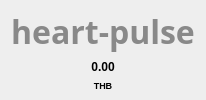
                        <widget class="QFrame" name="healthcarelimitframe">
                         <property name="sizePolicy">
                          <sizepolicy hsizetype="Fixed" vsizetype="Fixed">
                           <horstretch>0</horstretch>
                           <verstretch>0</verstretch>
                          </sizepolicy>
                         </property>
                         <property name="minimumSize">
                          <size>
                           <width>79</width>
                           <height>81</height>
                          </size>
                         </property>
                         <property name="layoutDirection">
                          <enum>Qt::LeftToRight</enum>
                         </property>
                         <property name="styleSheet">
                          <string notr="true">QFrame {

	background-color: rgb(238, 238, 238);
	border-radius: 5px;
}

QLabel {
	
	
	background-color: rgba(255, 255, 255, 0);
}</string>
                         </property>
                         <property name="frameShape">
                          <enum>QFrame::StyledPanel</enum>
                         </property>
                         <property name="frameShadow">
                          <enum>QFrame::Raised</enum>
                         </property>
                         <layout class="QVBoxLayout" name="verticalLayout_23">
                          <property name="topMargin">
                           <number>9</number>
                          </property>
                          <property name="bottomMargin">
                           <number>9</number>
                          </property>
                          <item>
                           <widget class="QLabel" name="healthcarelimiticon">
                            <property name="font">
                             <font>
                              <family>Font Awesome 6 Free</family>
                              <pointsize>24</pointsize>
                              <bold>true</bold>
                             </font>
                            </property>
                            <property name="styleSheet">
                             <string notr="true">color: rgb(137, 137, 137);</string>
                            </property>
                            <property name="text">
                             <string>heart-pulse</string>
                            </property>
                            <property name="alignment">
                             <set>Qt::AlignCenter</set>
                            </property>
                           </widget>
                          </item>
                          <item>
                           <widget class="QLabel" name="healthcarelimitlabel">
                            <property name="font">
                             <font>
                              <family>Arial</family>
                              <bold>true</bold>
                             </font>
                            </property>
                            <property name="text">
                             <string>0.00</string>
                            </property>
                            <property name="alignment">
                             <set>Qt::AlignCenter</set>
                            </property>
                           </widget>
                          </item>
                          <item>
                           <widget class="QLabel" name="limitcurrency_6">
                            <property name="font">
                             <font>
                              <family>Arial</family>
                              <pointsize>7</pointsize>
                              <bold>true</bold>
                             </font>
                            </property>
                            <property name="text">
                             <string>THB</string>
                            </property>
                            <property name="alignment">
                             <set>Qt::AlignCenter</set>
                            </property>
                           </widget>
                          </item>
                         </layout>
                        </widget>
